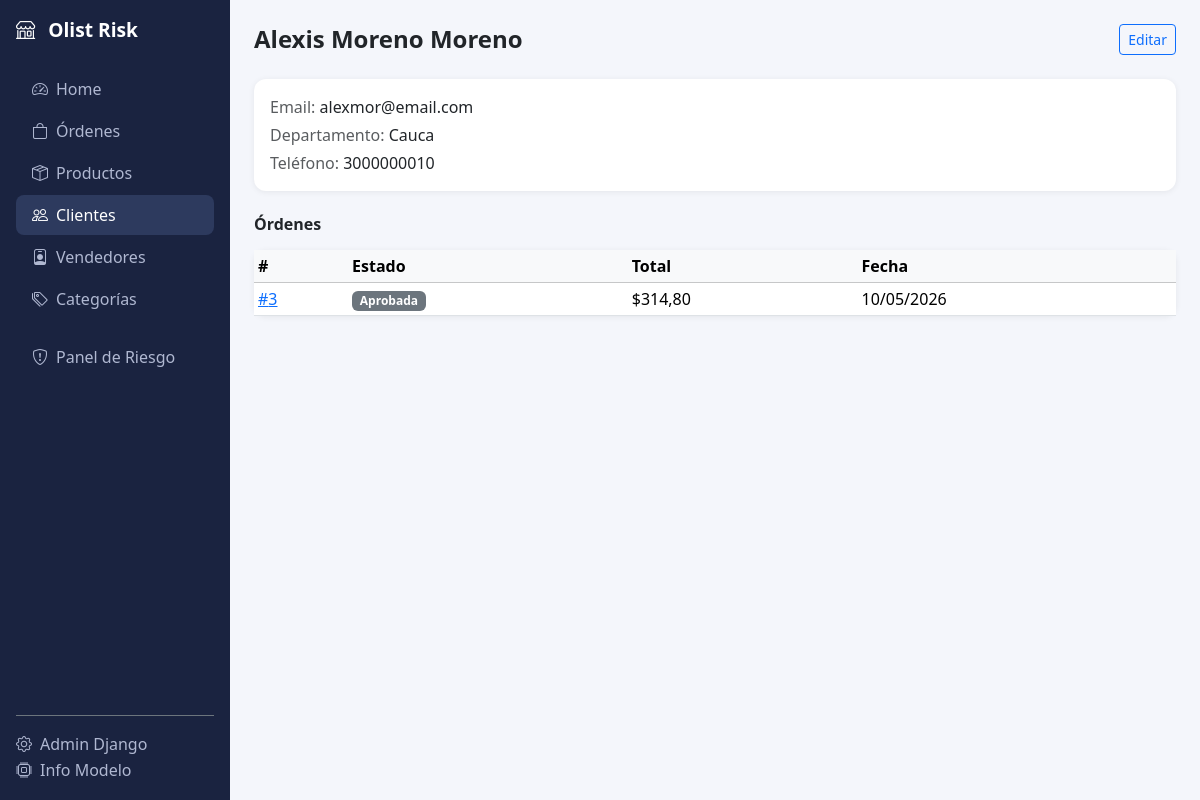
/clientes/11/, run on the app's committed database.
### marketplace/models.py (models this page shows, shortened)
class Customer(models.Model):
    name             = models.CharField(max_length=200, verbose_name="Nombre")
    email            = models.EmailField(unique=True)
    customer_state   = models.CharField(max_length=3, choices=ESTADOS_CO, blank=True, verbose_name="Departamento")
    phone            = models.CharField(max_length=20, blank=True)
    created_at       = models.DateTimeField(auto_now_add=True)
    class Meta:
        verbose_name        = "Cliente"
        verbose_name_plural = "Clientes"

class Order(models.Model):
    class Status(models.TextChoices):
        PENDING    = "pending",    "Pendiente"
        APPROVED   = "approved",   "Aprobada"
        PROCESSING = "processing", "En proceso"
        SHIPPED    = "shipped",    "Enviada"
        DELIVERED  = "delivered",  "Entregada"
        CANCELLED  = "cancelled",  "Cancelada"
    customer           = models.ForeignKey(Customer, on_delete=models.PROTECT, related_name="orders", verbose_name="Cliente")
    status             = models.CharField(max_length=20, choices=Status.choices, default=Status.PENDING)
    purchase_timestamp = models.DateTimeField(default=timezone.now)
    approved_at        = models.DateTimeField(null=True, blank=True)
    estimated_delivery = models.DateField(null=True, blank=True, verbose_name="Entrega estimada")
    delivered_at       = models.DateTimeField(null=True, blank=True)
    total_items    = models.PositiveIntegerField(default=0)
    total_price    = models.DecimalField(max_digits=14, decimal_places=2, default=0)
    total_freight  = models.DecimalField(max_digits=12, decimal_places=2, default=0)
    unique_sellers = models.PositiveIntegerField(default=0)
    same_state     = models.BooleanField(default=False)
    month_sin   = models.FloatField(default=0.0)
    month_cos   = models.FloatField(default=0.0)
    weekday_sin = models.FloatField(default=0.0)
    weekday_cos = models.FloatField(default=0.0)
    approval_delay_log     = models.FloatField(default=0.0)
    estimated_delivery_log = models.FloatField(default=0.0)
    created_at = models.DateTimeField(auto_now_add=True)
    updated_at = models.DateTimeField(auto_now=True)
    class Meta:
        verbose_name        = "Orden"
        verbose_name_plural = "Órdenes"
        ordering            = ["-purchase_timestamp"]

### marketplace/views.py (the view)
# urls.py: path("clientes/<int:pk>/",            views.customer_detail,     name="customer_detail"),
def customer_detail(request, pk):
    customer = get_object_or_404(Customer, pk=pk)
    orders   = customer.orders.order_by("-purchase_timestamp")
    return render(request, "marketplace/customer_detail.html", {"customer": customer, "orders": orders})

### marketplace/templates/marketplace/customer_detail.html (shortened to what this page needs)
{% extends "marketplace/base.html" %}
{% block content %}
<div class="d-flex justify-content-between align-items-center mb-4">
  <h4 class="fw-bold mb-0">{{ customer.name }}</h4>
  <a href="{% url 'marketplace:customer_edit' customer.pk %}" class="btn btn-outline-primary btn-sm">Editar</a>
</div>
<div class="card p-3 mb-4">
  <p class="mb-1"><span class="text-muted">Email:</span> {{ customer.email }}</p>
  <p class="mb-1"><span class="text-muted">Departamento:</span> {{ customer.get_customer_state_display }}</p>
  <p class="mb-0"><span class="text-muted">Teléfono:</span> {{ customer.phone|default:"—" }}</p>
</div>
<h6 class="fw-bold mb-3">Órdenes</h6>
<div class="card">
  <table class="table table-sm mb-0">
    <thead class="table-light"><tr><th>#</th><th>Estado</th><th>Total</th><th>Fecha</th></tr></thead>
    <tbody>
      {% for o in orders %}
      <tr>
        <td><a href="{% url 'marketplace:order_detail' o.pk %}">#{{ o.pk }}</a></td>
        <td><span class="badge bg-secondary">{{ o.get_status_display }}</span></td>
        <td>${{ o.total_price }}</td>
        <td>{{ o.purchase_timestamp|date:"d/m/Y" }}</td>
      </tr>
      {% empty %}
      <tr><td colspan="4" class="text-muted text-center">Sin órdenes.</td></tr>
      {% endfor %}
    </tbody>
  </table>
</div>
{% endblock %}

### marketplace/templates/marketplace/base.html (style rules this page uses)
body { background: #f4f6fb; }
.card { border: none; box-shadow: 0 1px 6px rgba(0,0,0,.07); border-radius: 12px; }

### data on the page
Customer: name "Alexis Moreno Moreno", email "alexmor@email.com", customer_state "Cauca", phone "3000000010"
Order: pk "3", status "Aprobada", total_price "314,80", purchase_timestamp "10/05/2026"
